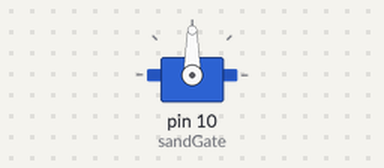
The sketch below on a simulated Arduino Uno, built with avr-gcc and run on an emulated ATmega328P. On the bench: servo.

Above: at 0.05 s.
At 3.0 s:
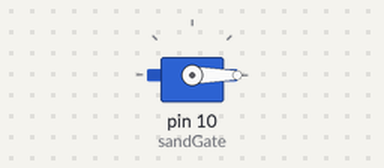
Timing chart, 0 to 6.9 s (numbered marks = the images above):
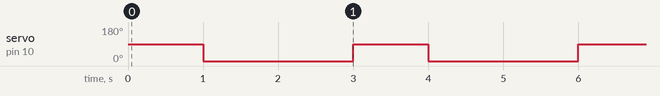

The sketch:

robotics_code_arduino.ino
```cpp
#include <Servo.h>

Servo sandGate;

void setup() {
  sandGate.attach(10); // Servo on pin 10
  // ...other setup code...
}

void loop() {
  // Example: Dump sand
  dumpSand();
  delay(2000);
}

void dumpSand() {
  sandGate.write(90); // Open gate
  delay(1000);
  sandGate.write(0);  // Close gate
}
// ...rest of Arduino code...
```

Measured:
- by itself, servo on pin 10 (sandGate): alternates 90° for 1.0 s and 0° for 2.0 s
